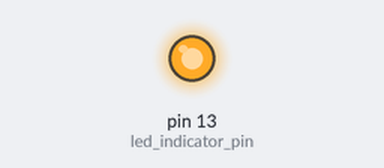
Bench run of a program on a simulated Arduino Uno, built with avr-gcc and run on an emulated ATmega328P. Parts: output pins drawn as LEDs (lit = HIGH). Not simulated (calls return 0 or success): usb_hid_keys.h; what the program prints to the serial monitor is not drawn.

Above: at 3.8 s.
At 8.3 s:
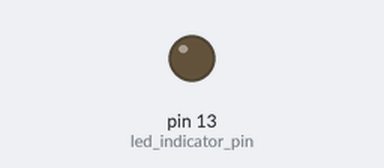
Timing chart, 0 to 9.8 s (numbered marks = the images above):
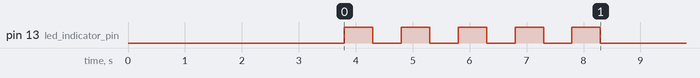

The program:

main.cpp
```cpp
#include <Arduino.h>
#include "run_script.h"

const int led_indicator_pin = LED_BUILTIN;

void execute()
{
  run_script(1);
}

void setup()
{
  Serial.begin(9600);
  pinMode(led_indicator_pin, OUTPUT);

  delay(100);

  execute();
  blink_when_script_end_running(led_indicator_pin, 5);
}

void loop() {}
```

commands.h
```cpp
#ifndef COMMANDS_H
#define COMMANDS_H

#include <Arduino.h>

void keypress(int);
void keypress_upper(int);
void keypress_ctrl(int);
void keypress_alt_gr(int);
void write_ch(uint8_t c);
void write_str(const char *str);
void releasekey();

#endif // COMMANDS_H
```

run_script.h
```cpp
#ifndef RUN_SCRIPT_H
#define RUN_SCRIPT_H

#include <Arduino.h>

void run_script(int script);
void blink_when_script_end_running(int, int);

#endif // RUN_SCRIPT_H
```

usb_hid_keys.h
```cpp
/**
 * USB HID Keyboard scan codes as per USB spec 1.11
 * plus some additional codes
 *
 * Created by MightyPork, 2016
 * Public domain
 *
 * Adapted from:
 * https://source.android.com/devices/input/keyboard-devices.html
 */

#ifndef USB_HID_KEYS
#define USB_HID_KEYS

/**
 * Modifier masks - used for the first byte in the HID report.
 * NOTE: The second byte in the report is reserved, 0x00
 */
#define KEY_MOD_LCTRL 0x01
#define KEY_MOD_LSHIFT 0x02
#define KEY_MOD_LALT 0x04
#define KEY_MOD_LMETA 0x08
#define KEY_MOD_RCTRL 0x10
#define KEY_MOD_RSHIFT 0x20
#define KEY_MOD_RALT 0x40
#define KEY_MOD_RMETA 0x80

/**
 * Scan codes - last N slots in the HID report (usually 6).
 * 0x00 if no key pressed.
 *
 * If more than N keys are pressed, the HID reports
 * KEY_ERR_OVF in all slots to indicate this condition.
 */

#define KEY_NONE 0x00    // No key pressed
#define KEY_ERR_OVF 0x01 //  Keyboard Error Roll Over - used for all slots if too many keys are pressed ("Phantom key")
// 0x02 //  Keyboard POST Fail
// 0x03 //  Keyboard Error Undefined
#define KEY_A 0x04 // Keyboard a and A
#define KEY_B 0x05 // Keyboard b and B
#define KEY_C 0x06 // Keyboard c and C
#define KEY_D 0x07 // Keyboard d and D
#define KEY_E 0x08 // Keyboard e and E
#define KEY_F 0x09 // Keyboard f and F
#define KEY_G 0x0a // Keyboard g and G
#define KEY_H 0x0b // Keyboard h and H
#define KEY_I 0x0c // Keyboard i and I
#define KEY_J 0x0d // Keyboard j and J
#define KEY_K 0x0e // Keyboard k and K
#define KEY_L 0x0f // Keyboard l and L
#define KEY_M 0x10 // Keyboard m and M
#define KEY_N 0x11 // Keyboard n and N
#define KEY_O 0x12 // Keyboard o and O
#define KEY_P 0x13 // Keyboard p and P
#define KEY_Q 0x14 // Keyboard q and Q
#define KEY_R 0x15 // Keyboard r and R
#define KEY_S 0x16 // Keyboard s and S
#define KEY_T 0x17 // Keyboard t and T
#define KEY_U 0x18 // Keyboard u and U
#define KEY_V 0x19 // Keyboard v and V
#define KEY_W 0x1a // Keyboard w and W
#define KEY_X 0x1b // Keyboard x and X
#define KEY_Y 0x1c // Keyboard y and Y
#define KEY_Z 0x1d // Keyboard z and Z

#define KEY_1 0x1e // Keyboard 1 and !
#define KEY_2 0x1f // Keyboard 2 and @
#define KEY_3 0x20 // Keyboard 3 and #
#define KEY_4 0x21 // Keyboard 4 and $
#define KEY_5 0x22 // Keyboard 5 and %
#define KEY_6 0x23 // Keyboard 6 and ^
#define KEY_7 0x24 // Keyboard 7 and &
#define KEY_8 0x25 // Keyboard 8 and *
#define KEY_9 0x26 // Keyboard 9 and (
#define KEY_0 0x27 // Keyboard 0 and )

#define KEY_ENTER 0x28      // Keyboard Return (ENTER)
#define KEY_ESC 0x29        // Keyboard ESCAPE
#define KEY_BACKSPACE 0x2a  // Keyboard DELETE (Backspace)
#define KEY_TAB 0x2b        // Keyboard Tab
#define KEY_SPACE 0x2c      // Keyboard Spacebar
#define KEY_MINUS 0x2d      // Keyboard - and _
#define KEY_EQUAL 0x2e      // Keyboard = and +
#define KEY_LEFTBRACE 0x2f  // Keyboard [ and {
#define KEY_RIGHTBRACE 0x30 // Keyboard ] and }
#define KEY_BACKSLASH 0x31  // Keyboard \ and |
#define KEY_HASHTILDE 0x32  // Keyboard Non-US # and ~
#define KEY_SEMICOLON 0x33  // Keyboard ; and :
#define KEY_APOSTROPHE 0x34 // Keyboard ' and "
#define KEY_GRAVE 0x35      // Keyboard ` and ~
#define KEY_COMMA 0x36      // Keyboard , and <
#define KEY_DOT 0x37        // Keyboard . and >
#define KEY_SLASH 0x38      // Keyboard / and ?
#define KEY_CAPSLOCK 0x39   // Keyboard Caps Lock

#define KEY_F1 0x3a  // Keyboard F1
#define KEY_F2 0x3b  // Keyboard F2
#define KEY_F3 0x3c  // Keyboard F3
#define KEY_F4 0x3d  // Keyboard F4
#define KEY_F5 0x3e  // Keyboard F5
#define KEY_F6 0x3f  // Keyboard F6
#define KEY_F7 0x40  // Keyboard F7
#define KEY_F8 0x41  // Keyboard F8
#define KEY_F9 0x42  // Keyboard F9
#define KEY_F10 0x43 // Keyboard F10
#define KEY_F11 0x44 // Keyboard F11
#define KEY_F12 0x45 // Keyboard F12

#define KEY_SYSRQ 0x46      // Keyboard Print Screen
#define KEY_SCROLLLOCK 0x47 // Keyboard Scroll Lock
#define KEY_PAUSE 0x48      // Keyboard Pause
#define KEY_INSERT 0x49     // Keyboard Insert
#define KEY_HOME 0x4a       // Keyboard Home
#define KEY_PAGEUP 0x4b     // Keyboard Page Up
#define KEY_DELETE 0x4c     // Keyboard Delete Forward
#define KEY_END 0x4d        // Keyboard End
#define KEY_PAGEDOWN 0x4e   // Keyboard Page Down
#define KEY_RIGHT 0x4f      // Keyboard Right Arrow
#define KEY_LEFT 0x50       // Keyboard Left Arrow
#define KEY_DOWN 0x51       // Keyboard Down Arrow
#define KEY_UP 0x52         // Keyboard Up Arrow

#define KEY_NUMLOCK 0x53    // Keyboard Num Lock and Clear
#define KEY_KPSLASH 0x54    // Keypad /
#define KEY_KPASTERISK 0x55 // Keypad *
#define KEY_KPMINUS 0x56    // Keypad -
#define KEY_KPPLUS 0x57     // Keypad +
#define KEY_KPENTER 0x58    // Keypad ENTER
#define KEY_KP1 0x59        // Keypad 1 and End
#define KEY_KP2 0x5a        // Keypad 2 and Down Arrow
#define KEY_KP3 0x5b        // Keypad 3 and PageDn
#define KEY_KP4 0x5c        // Keypad 4 and Left Arrow
#define KEY_KP5 0x5d        // Keypad 5
#define KEY_KP6 0x5e        // Keypad 6 and Right Arrow
#define KEY_KP7 0x5f        // Keypad 7 and Home
#define KEY_KP8 0x60        // Keypad 8 and Up Arrow
#define KEY_KP9 0x61        // Keypad 9 and Page Up
#define KEY_KP0 0x62        // Keypad 0 and Insert
#define KEY_KPDOT 0x63      // Keypad . and Delete

#define KEY_102ND 0x64   // Keyboard Non-US \ and |
#define KEY_COMPOSE 0x65 // Keyboard Application
#define KEY_POWER 0x66   // Keyboard Power
#define KEY_KPEQUAL 0x67 // Keypad =

#define KEY_F13 0x68 // Keyboard F13
#define KEY_F14 0x69 // Keyboard F14
#define KEY_F15 0x6a // Keyboard F15
#define KEY_F16 0x6b // Keyboard F16
#define KEY_F17 0x6c // Keyboard F17
#define KEY_F18 0x6d // Keyboard F18
#define KEY_F19 0x6e // Keyboard F19
#define KEY_F20 0x6f // Keyboard F20
#define KEY_F21 0x70 // Keyboard F21
#define KEY_F22 0x71 // Keyboard F22
#define KEY_F23 0x72 // Keyboard F23
#define KEY_F24 0x73 // Keyboard F24

#define KEY_OPEN 0x74       // Keyboard Execute
#define KEY_HELP 0x75       // Keyboard Help
#define KEY_PROPS 0x76      // Keyboard Menu
#define KEY_FRONT 0x77      // Keyboard Select
#define KEY_STOP 0x78       // Keyboard Stop
#define KEY_AGAIN 0x79      // Keyboard Again
#define KEY_UNDO 0x7a       // Keyboard Undo
#define KEY_CUT 0x7b        // Keyboard Cut
#define KEY_COPY 0x7c       // Keyboard Copy
#define KEY_PASTE 0x7d      // Keyboard Paste
#define KEY_FIND 0x7e       // Keyboard Find
#define KEY_MUTE 0x7f       // Keyboard Mute
#define KEY_VOLUMEUP 0x80   // Keyboard Volume Up
#define KEY_VOLUMEDOWN 0x81 // Keyboard Volume Down
// 0x82  Keyboard Locking Caps Lock
// 0x83  Keyboard Locking Num Lock
// 0x84  Keyboard Locking Scroll Lock
#define KEY_KPCOMMA 0x85 // Keypad Comma
// 0x86  Keypad Equal Sign
#define KEY_RO 0x87               // Keyboard International1
#define KEY_KATAKANAHIRAGANA 0x88 // Keyboard International2
#define KEY_YEN 0x89              // Keyboard International3
#define KEY_HENKAN 0x8a           // Keyboard International4
#define KEY_MUHENKAN 0x8b         // Keyboard International5
#define KEY_KPJPCOMMA 0x8c        // Keyboard International6
// 0x8d  Keyboard International7
// 0x8e  Keyboard International8
// 0x8f  Keyboard International9
#define KEY_HANGEUL 0x90        // Keyboard LANG1
#define KEY_HANJA 0x91          // Keyboard LANG2
#define KEY_KATAKANA 0x92       // Keyboard LANG3
#define KEY_HIRAGANA 0x93       // Keyboard LANG4
#define KEY_ZENKAKUHANKAKU 0x94 // Keyboard LANG5
// 0x95  Keyboard LANG6
// 0x96  Keyboard LANG7
// 0x97  Keyboard LANG8
// 0x98  Keyboard LANG9
// 0x99  Keyboard Alternate Erase
// 0x9a  Keyboard SysReq/Attention
// 0x9b  Keyboard Cancel
// 0x9c  Keyboard Clear
// 0x9d  Keyboard Prior
// 0x9e  Keyboard Return
// 0x9f  Keyboard Separator
// 0xa0  Keyboard Out
// 0xa1  Keyboard Oper
// 0xa2  Keyboard Clear/Again
// 0xa3  Keyboard CrSel/Props
// 0xa4  Keyboard ExSel

// 0xb0  Keypad 00
// 0xb1  Keypad 000
// 0xb2  Thousands Separator
// 0xb3  Decimal Separator
// 0xb4  Currency Unit
// 0xb5  Currency Sub-unit
#define KEY_KPLEFTPAREN 0xb6  // Keypad (
#define KEY_KPRIGHTPAREN 0xb7 // Keypad )
// 0xb8  Keypad {
// 0xb9  Keypad }
// 0xba  Keypad Tab
// 0xbb  Keypad Backspace
// 0xbc  Keypad A
// 0xbd  Keypad B
// 0xbe  Keypad C
// 0xbf  Keypad D
// 0xc0  Keypad E
// 0xc1  Keypad F
// 0xc2  Keypad XOR
// 0xc3  Keypad ^
// 0xc4  Keypad %
// 0xc5  Keypad <
// 0xc6  Keypad >
// 0xc7  Keypad &
// 0xc8  Keypad &&
// 0xc9  Keypad |
// 0xca  Keypad ||
// 0xcb  Keypad :
// 0xcc  Keypad #
// 0xcd  Keypad Space
// 0xce  Keypad @
// 0xcf  Keypad !
// 0xd0  Keypad Memory Store
// 0xd1  Keypad Memory Recall
// 0xd2  Keypad Memory Clear
// 0xd3  Keypad Memory Add
// 0xd4  Keypad Memory Subtract
// 0xd5  Keypad Memory Multiply
// 0xd6  Keypad Memory Divide
// 0xd7  Keypad +/-
// 0xd8  Keypad Clear
// 0xd9  Keypad Clear Entry
// 0xda  Keypad Binary
// 0xdb  Keypad Octal
// 0xdc  Keypad Decimal
// 0xdd  Keypad Hexadecimal

#define KEY_LEFTCTRL 0xe0   // Keyboard Left Control
#define KEY_LEFTSHIFT 0xe1  // Keyboard Left Shift
#define KEY_LEFTALT 0xe2    // Keyboard Left Alt
#define KEY_LEFTMETA 0xe3   // Keyboard Left GUI
#define KEY_RIGHTCTRL 0xe4  // Keyboard Right Control
#define KEY_RIGHTSHIFT 0xe5 // Keyboard Right Shift
#define KEY_RIGHTALT 0xe6   // Keyboard Right Alt
#define KEY_RIGHTMETA 0xe7  // Keyboard Right GUI

#define KEY_MEDIA_PLAYPAUSE 0xe8
#define KEY_MEDIA_STOPCD 0xe9
#define KEY_MEDIA_PREVIOUSSONG 0xea
#define KEY_MEDIA_NEXTSONG 0xeb
#define KEY_MEDIA_EJECTCD 0xec
#define KEY_MEDIA_VOLUMEUP 0xed
#define KEY_MEDIA_VOLUMEDOWN 0xee
#define KEY_MEDIA_MUTE 0xef
#define KEY_MEDIA_WWW 0xf0
#define KEY_MEDIA_BACK 0xf1
#define KEY_MEDIA_FORWARD 0xf2
#define KEY_MEDIA_STOP 0xf3
#define KEY_MEDIA_FIND 0xf4
#define KEY_MEDIA_SCROLLUP 0xf5
#define KEY_MEDIA_SCROLLDOWN 0xf6
#define KEY_MEDIA_EDIT 0xf7
#define KEY_MEDIA_SLEEP 0xf8
#define KEY_MEDIA_COFFEE 0xf9
#define KEY_MEDIA_REFRESH 0xfa
#define KEY_MEDIA_CALC 0xfb

#include "usb_hid_keys.h"

// Thanks to @thaolt (https://github.com/thaolt)
const char ascii_to_hid_key_map[95][2] = {
    {0, KEY_SPACE},
    {KEY_MOD_LSHIFT, KEY_1},
    {KEY_MOD_LSHIFT, KEY_APOSTROPHE},
    {KEY_MOD_LSHIFT, KEY_3},
    {KEY_MOD_LSHIFT, KEY_4},
    {KEY_MOD_LSHIFT, KEY_5},
    {KEY_MOD_LSHIFT, KEY_7},
    {0, KEY_APOSTROPHE},
    {KEY_MOD_LSHIFT, KEY_9},
    {KEY_MOD_LSHIFT, KEY_0},
    {KEY_MOD_LSHIFT, KEY_8},
    {KEY_MOD_LSHIFT, KEY_EQUAL},
    {0, KEY_COMMA},
    {0, KEY_MINUS},
    {0, KEY_DOT},
    {0, KEY_SLASH},
    {0, KEY_0},
    {0, KEY_1},
    {0, KEY_2},
    {0, KEY_3},
    {0, KEY_4},
    {0, KEY_5},
    {0, KEY_6},
    {0, KEY_7},
    {0, KEY_8},
    {0, KEY_9},
    {KEY_MOD_LSHIFT, KEY_SEMICOLON},
    {0, KEY_SEMICOLON},
    {KEY_MOD_LSHIFT, KEY_COMMA},
    {0, KEY_EQUAL},
    {KEY_MOD_LSHIFT, KEY_DOT},
    {KEY_MOD_LSHIFT, KEY_SLASH},
    {KEY_MOD_LSHIFT, KEY_2},
    {KEY_MOD_LSHIFT, KEY_A},
    {KEY_MOD_LSHIFT, KEY_B},
    {KEY_MOD_LSHIFT, KEY_C},
    {KEY_MOD_LSHIFT, KEY_D},
    {KEY_MOD_LSHIFT, KEY_E},
    {KEY_MOD_LSHIFT, KEY_F},
    {KEY_MOD_LSHIFT, KEY_G},
    {KEY_MOD_LSHIFT, KEY_H},
    {KEY_MOD_LSHIFT, KEY_I},
    {KEY_MOD_LSHIFT, KEY_J},
    {KEY_MOD_LSHIFT, KEY_K},
    {KEY_MOD_LSHIFT, KEY_L},
    {KEY_MOD_LSHIFT, KEY_M},
    {KEY_MOD_LSHIFT, KEY_N},
    {KEY_MOD_LSHIFT, KEY_O},
    {KEY_MOD_LSHIFT, KEY_P},
    {KEY_MOD_LSHIFT, KEY_Q},
    {KEY_MOD_LSHIFT, KEY_R},
    {KEY_MOD_LSHIFT, KEY_S},
    {KEY_MOD_LSHIFT, KEY_T},
    {KEY_MOD_LSHIFT, KEY_U},
    {KEY_MOD_LSHIFT, KEY_V},
    {KEY_MOD_LSHIFT, KEY_W},
    {KEY_MOD_LSHIFT, KEY_X},
    {KEY_MOD_LSHIFT, KEY_Y},
    {KEY_MOD_LSHIFT, KEY_Z},
    {0, KEY_LEFTBRACE},
    {0, KEY_BACKSLASH},
    {0, KEY_RIGHTBRACE},
    {KEY_MOD_LSHIFT, KEY_6},
    {KEY_MOD_LSHIFT, KEY_MINUS},
    {0, KEY_GRAVE},
    {0, KEY_A},
    {0, KEY_B},
    {0, KEY_C},
    {0, KEY_D},
    {0, KEY_E},
    {0, KEY_F},
    {0, KEY_G},
    {0, KEY_H},
    {0, KEY_I},
    {0, KEY_J},
    {0, KEY_K},
    {0, KEY_L},
    {0, KEY_M},
    {0, KEY_N},
    {0, KEY_O},
    {0, KEY_P},
    {0, KEY_Q},
    {0, KEY_R},
    {0, KEY_S},
    {0, KEY_T},
    {0, KEY_U},
    {0, KEY_V},
    {0, KEY_W},
    {0, KEY_X},
    {0, KEY_Y},
    {0, KEY_Z},
    {KEY_MOD_LSHIFT, KEY_LEFTBRACE},
    {KEY_MOD_LSHIFT, KEY_BACKSLASH},
    {KEY_MOD_LSHIFT, KEY_RIGHTBRACE},
    {KEY_MOD_LSHIFT, KEY_GRAVE},
};

#endif // USB_HID_KEYS
```

run_script.cpp
```cpp
#include "commands.h"
#include "usb_hid_keys.h"
#include "run_script.h"

void run_script(int script)
{
  switch (script)
  {
  case 1:
    keypress(KEY_LEFTMETA);
    delay(200);
    write_str("chrome");
    keypress(KEY_ENTER);
    keypress(KEY_ENTER);
    keypress(KEY_ENTER);
    delay(2000);
    keypress_ctrl(KEY_T);
    delay(500);
    write_str("https://youtu.be/dQw4w9WgXcQ"); // Rick Astley - Never Gonna Give You Up
    keypress(KEY_ENTER);
    break;
  case 2:
  case 3:
  case 4:
  case 5:
  case 6:
  case 7:
  default:
    break;
  }
}

void blink_when_script_end_running(int pin, int n)
{
  int i;

  for (i = 0; i < n; i++)
  {
    digitalWrite(pin, LOW);
    delay(500);
    digitalWrite(pin, HIGH);
    delay(500);
  }

  digitalWrite(pin, LOW);
}
```
